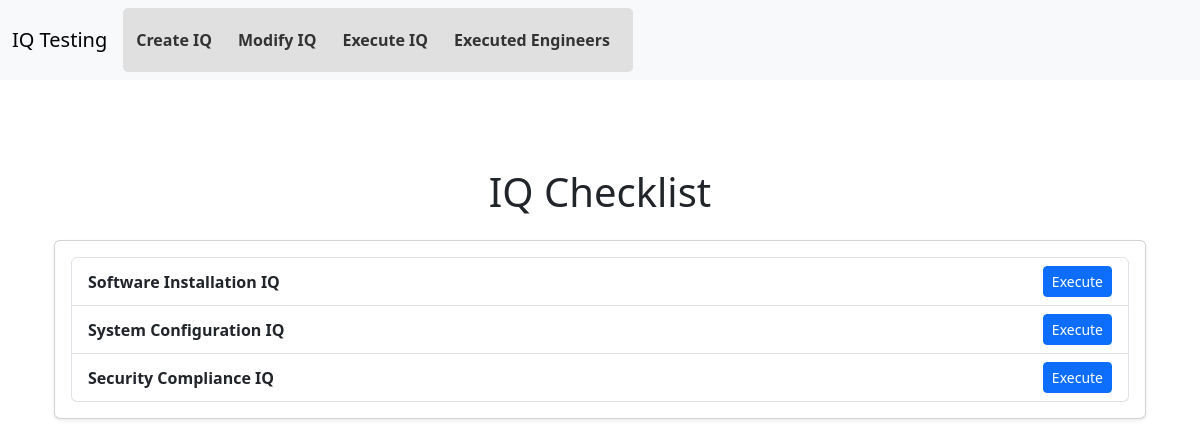
The page / on the database its author committed.
### models.py (models this page shows)
class Checklist(db.Model):
    __tablename__ = 'checklists'
    checklist_id = db.Column(db.Integer, primary_key=True, autoincrement=True)
    name = db.Column(db.String(200), nullable=False, unique=True)
    description = db.Column(db.String(500))
    items = db.relationship('ChecklistItem', backref='checklist', lazy=True, cascade="all, delete-orphan")
    executions = db.relationship('Execution', backref='checklist', lazy=True, cascade="all, delete-orphan")

### app.py (the view)
@app.route('/')
def index():
    checklists = Checklist.query.all()
    return render_template('index.html', checklists=checklists)

### templates/index.html
{% extends 'base.html' %}
{% block content %}
<div class="container">
    <h1 class="text-center my-4">IQ Checklist</h1>
    <div class="card shadow-sm">
        <div class="card-body">
            <ul class="list-group">
                {% for checklist in checklists %}
                    <li class="list-group-item d-flex justify-content-between align-items-center">
                        <span class="fw-bold">{{ checklist.name }}</span>
                        <a href="{{ url_for('execute_iq', checklist_id=checklist.checklist_id) }}" class="btn btn-primary btn-sm">
                            Execute
                        </a>
                    </li>
                {% else %}
                    <li class="list-group-item text-center text-muted">
                        No checklists available. <a href="{{ url_for('create_iq') }}" class="text-decoration-none">Create one here.</a>
                    </li>
                {% endfor %}
            </ul>
        </div>
    </div>
</div>
{% endblock %}

### static/css/styles.css (style rules this page uses)
body { font-family: Arial, sans-serif; background-color: #f8f9fa; margin: 0; padding: 0; }
.container { margin-left: 240px; padding: 20px; }
.btn { padding: 8px 15px; border: none; border-radius: 4px; cursor: pointer; font-size: 14px; }
.btn-primary { background-color: #007bff; color: white; }
.text-center { text-align: center; }

### rows shown on the page
Checklist: name "Software Installation IQ"
Checklist: name "System Configuration IQ"
Checklist: name "Security Compliance IQ"
